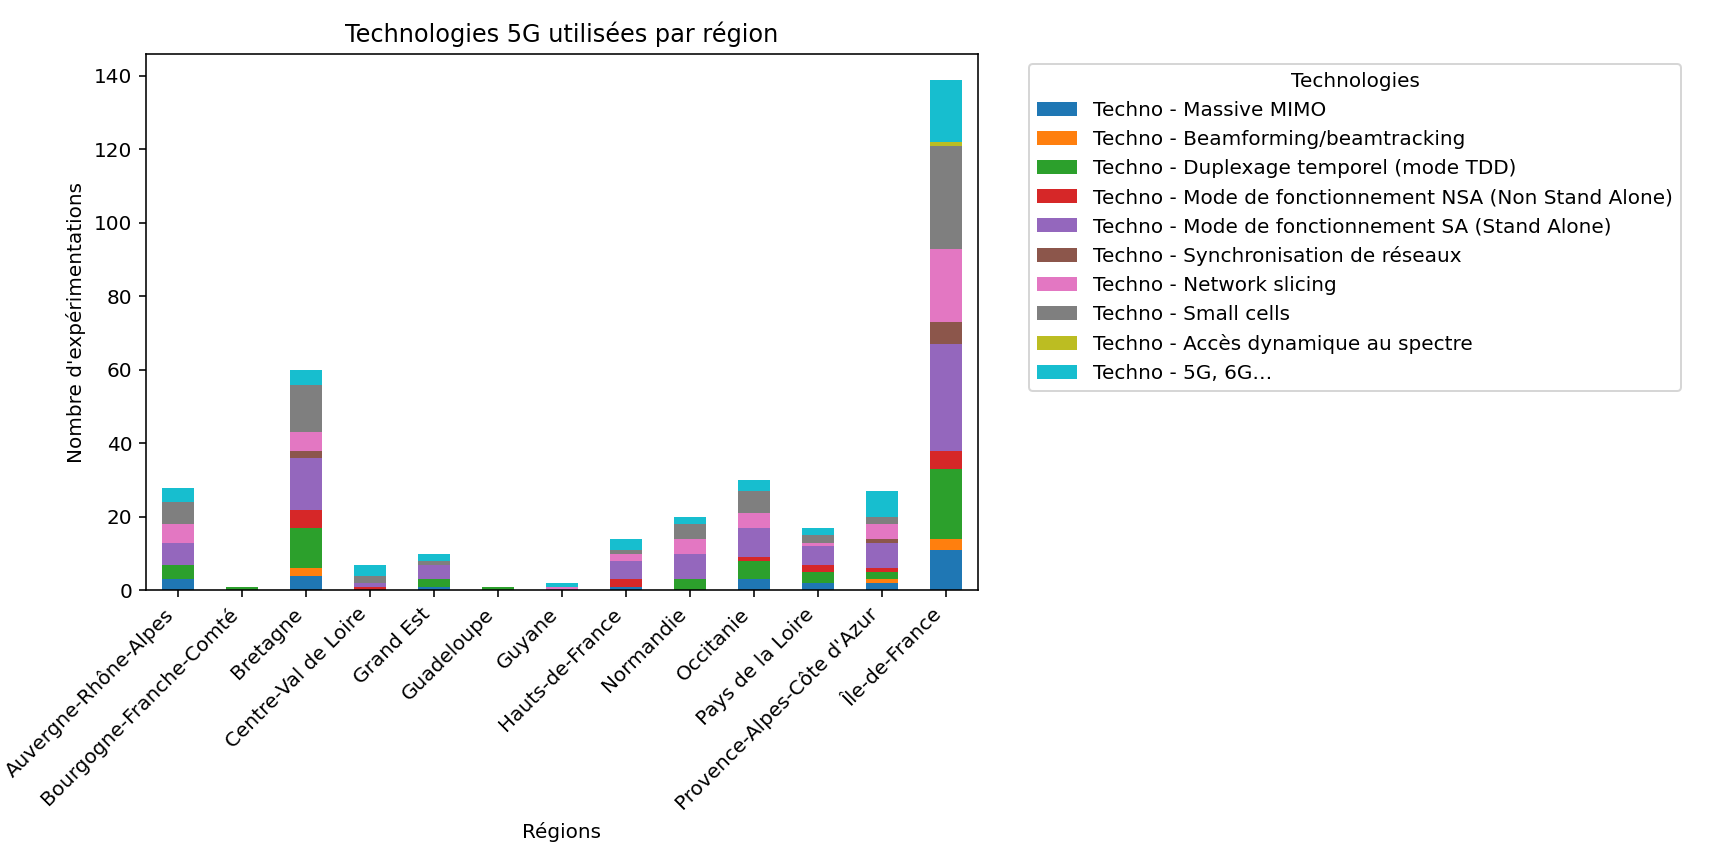

Reproduce this figure in Python.
import pandas as pd
import matplotlib.pyplot as plt

def diagramme_techno_par_region():

    # Charger le fichier CSV
    fichier_csv = pd.read_csv(r"experimentations_5G.csv", encoding="Windows-1252", sep=";", engine="python")

    # Trouver les colonnes "Région" et "Techno"
    region_col = []
    techno_cols = []
    
    for col in fichier_csv.columns:
        if "Région" == col:
            region_col = col  # On assigne la colonne "Département"
        elif "Techno" in col:
            techno_cols.append(col)  # Ajouter les colonnes "Techno"

    # Convertir Oui/Non → 1/0
    data = fichier_csv[[region_col] + techno_cols].replace({"Oui": 1, "Non": 0}).fillna(0)

    # Regrouper par région et sommer les 1
    techno_par_region = data.groupby(region_col)[techno_cols].sum()

    # Créer un diagramme en barres empilées
    techno_par_region.plot(kind="bar", stacked=True, figsize=(12, 6))

    plt.title("Technologies 5G utilisées par région")
    plt.ylabel("Nombre d'expérimentations")
    plt.xlabel("Régions")
    plt.xticks(rotation=45, ha="right")
    plt.legend(title="Technologies", bbox_to_anchor=(1.05, 1), loc="upper left")
    plt.tight_layout()
    plt.savefig("diagramme_techno_par_region.png")
    plt.show()

# Appel de la fonction
diagramme_techno_par_region()


    

